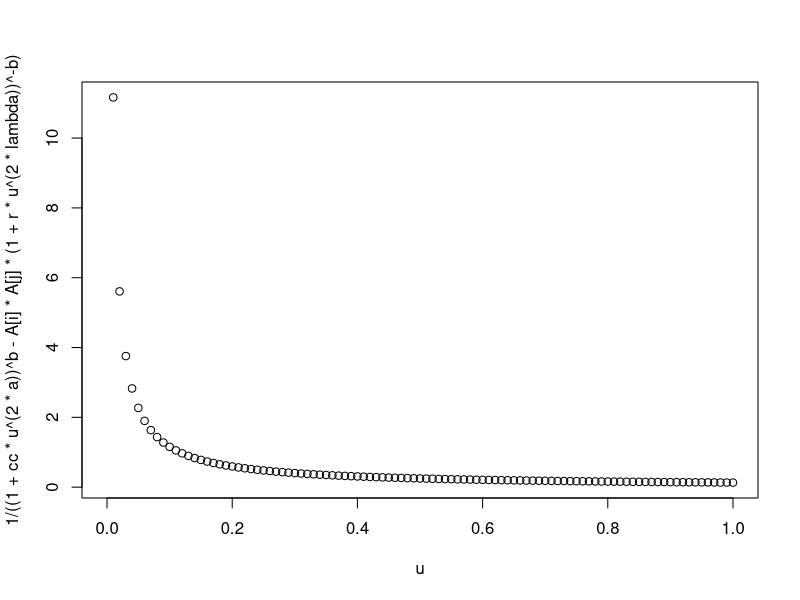

Source code (R):
a = .5 # between 0 and 1
b = .9 # between 0 and 1
lambda = 1 # between 0 and 1
r = .0001 # bigger than 0
cc = 10 # bigger than 0
A  = c(1, 1, 1) # between 0 and 1

i=1
j=1

u = seq(0, 1, .01)

plot(u, 
     1/
       (
         (1+cc*u^(2*a))^b-
           A[i]*A[j]*(1+r*u^(2*lambda))^-b
       )
     )
